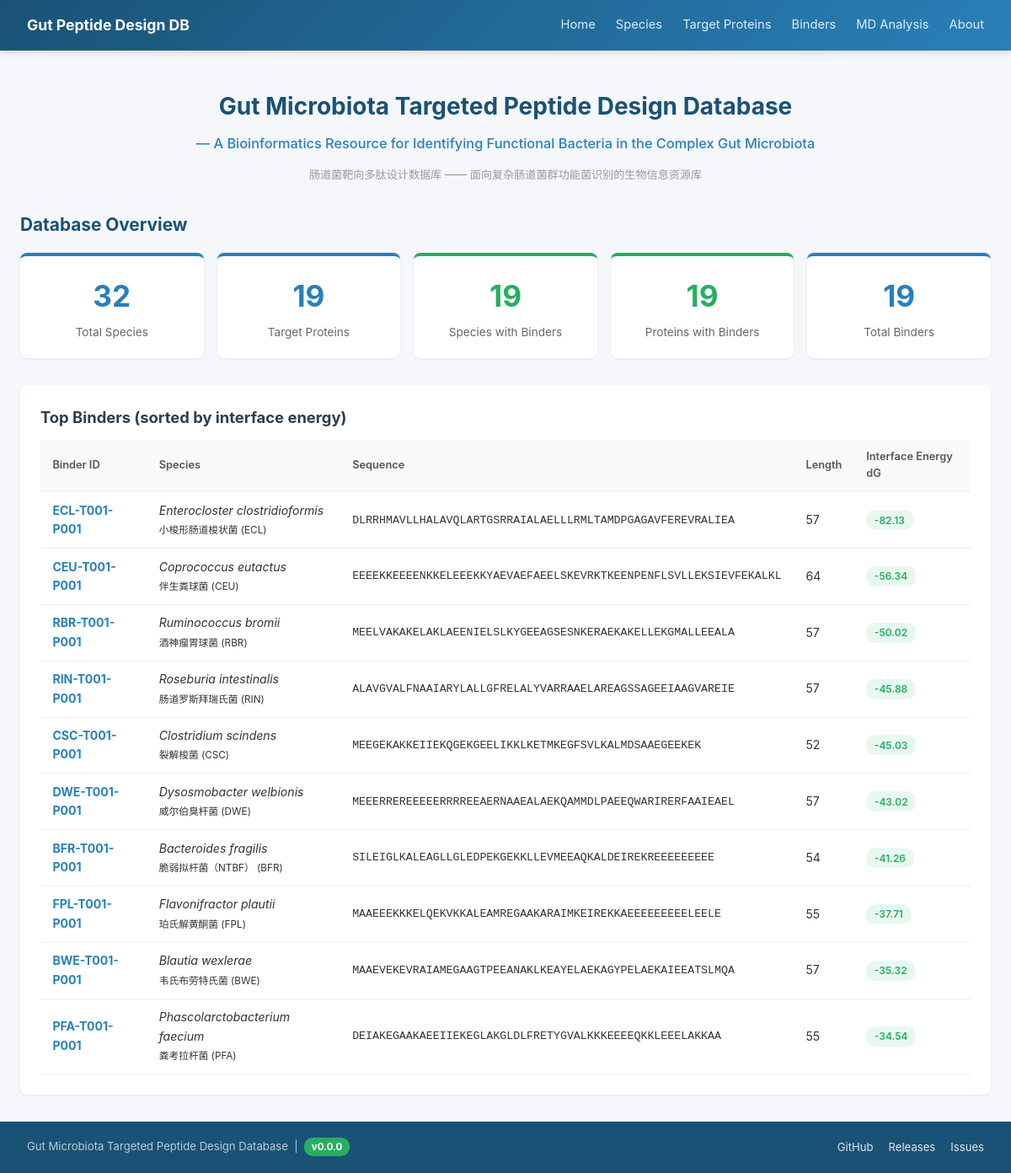
/, run on an earlier commit of the app's database.
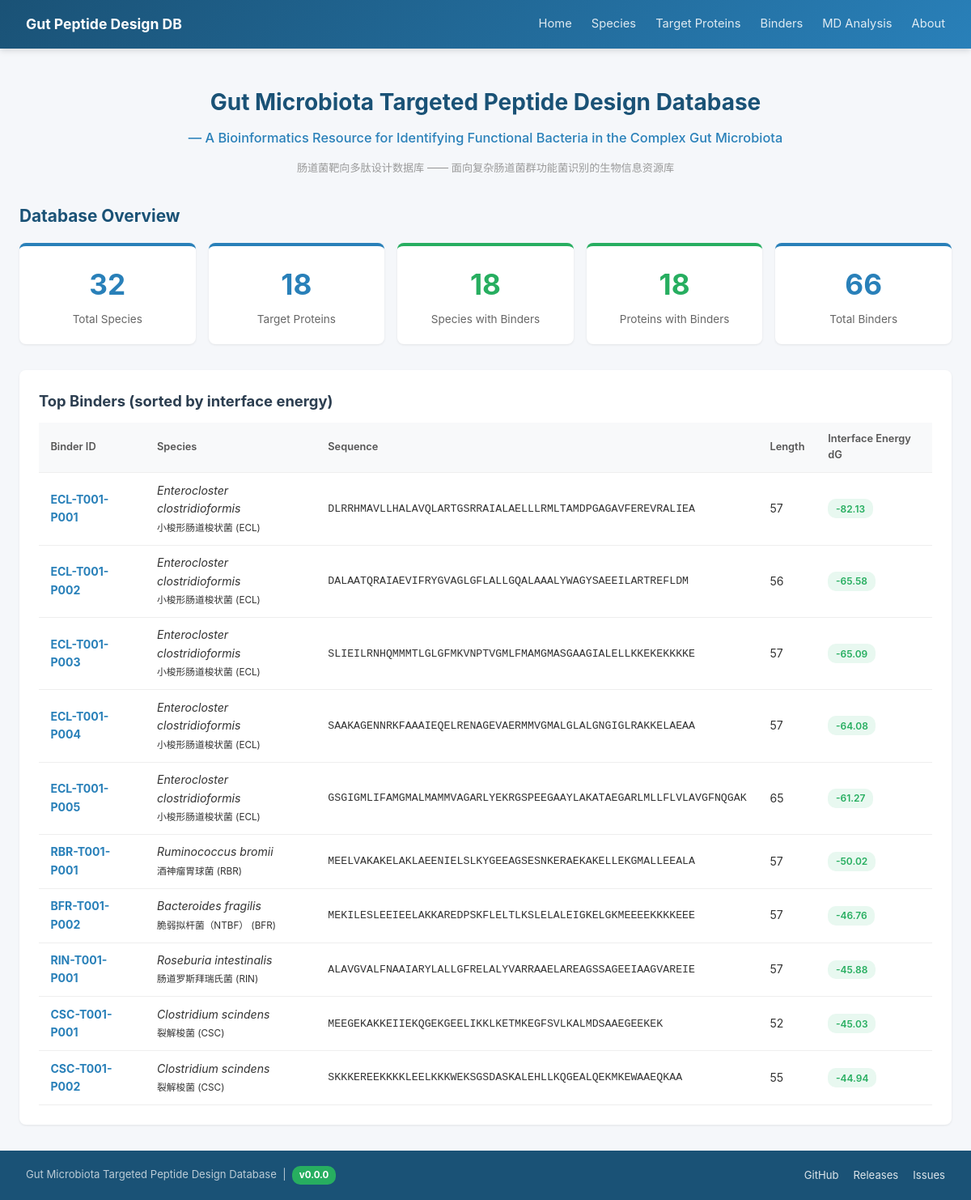
And on a later commit of the database.
### tables this page shows
CREATE TABLE Binder (
        Binder_ID       TEXT PRIMARY KEY,
        Species_ID      TEXT NOT NULL,
        Binder_Sequence TEXT,
        Length          INTEGER,
        Raw_Score       REAL,
        dG_sep_norm     REAL,
        dSASA_int       REAL,
        complex_norm    REAL,
        total_score     REAL,
        packstat        REAL,
        hbonds_int      INTEGER,
        pLDDT_total     REAL,
        pLDDT_binder    REAL,
        PAE_interaction REAL,
        binder_RMSD     REAL,
        target_RMSD     REAL,
        Sequence_File   TEXT,
        Structure_File  TEXT,
        Notes           TEXT,
        FOREIGN KEY (Species_ID) REFERENCES Species(Species_ID)
    );

CREATE TABLE Species (
        Species_ID      TEXT PRIMARY KEY,
        Scientific_Name TEXT NOT NULL,
        Chinese_Name    TEXT,
        Taxonomy_ID     INTEGER,
        Genome_Accession TEXT,
        Proteome_Source TEXT,
        Notes           TEXT
    );

### app.py (the view)
@app.route('/')
def index():
    db = get_db()
    s = {}
    s['species'] = db.execute("SELECT COUNT(*) FROM Species").fetchone()[0]
    s['proteins'] = db.execute("SELECT COUNT(*) FROM Target_Protein").fetchone()[0]
    s['binders'] = db.execute("SELECT COUNT(*) FROM Binder").fetchone()[0]
    s['success_species'] = db.execute("SELECT COUNT(DISTINCT Species_ID) FROM Binder").fetchone()[0]
    s['success_proteins'] = db.execute("""
        SELECT COUNT(DISTINCT p.Protein_ID) FROM Target_Protein p
        JOIN Binder b ON p.Species_ID = b.Species_ID
    """).fetchone()[0]
    recent = []
    if s['binders'] > 0:
        recent = db.execute("""
            SELECT b.*, s.Scientific_Name, s.Chinese_Name
            FROM Binder b JOIN Species s ON b.Species_ID = s.Species_ID
            ORDER BY b.Raw_Score ASC LIMIT 10
        """).fetchall()
    pending = db.execute("""
        SELECT Species_ID, Chinese_Name, Scientific_Name FROM Species
        WHERE Species_ID NOT IN (SELECT DISTINCT Species_ID FROM Binder)
        ORDER BY Species_ID
    """).fetchall()
    return render_template('index.html', stats=s, recent=recent, pending=pending)

### app.py (called while the page is built)
@app.context_processor
def inject_meta():
    return {'DB_VERSION': DB_VERSION, 'REPO_URL': REPO_URL}

def get_db():
    if 'db' not in g:
        g.db = sqlite3.connect(DB_PATH)
        g.db.row_factory = sqlite3.Row
    return g.db

### templates/index.html (shortened to what this page needs)
{% extends "base.html" %}
{% block content %}
<div style="text-align:center; padding:1rem 0 2rem;">
    <h1 style="font-size:1.75rem; color:#1a5276; margin-bottom:.7rem; line-height:1.35;">Gut Microbiota Targeted Peptide Design Database</h1>
    <p style="font-size:1.02rem; color:#2980b9; font-weight:500; margin-bottom:.9rem;">— A Bioinformatics Resource for Identifying Functional Bacteria in the Complex Gut Microbiota</p>
    <p style="font-size:.82rem; color:#999;">肠道菌靶向多肽设计数据库 —— 面向复杂肠道菌群功能菌识别的生物信息资源库</p>
</div>
<h2 style="font-size:1.3rem; color:#1a5276; margin-bottom:1rem;">Database Overview</h2>
<div class="stats-grid">
    <div class="stat-card"><div class="stat-number">{{ stats.species }}</div><div class="stat-label">Total Species</div></div>
    <div class="stat-card"><div class="stat-number">{{ stats.proteins }}</div><div class="stat-label">Target Proteins</div></div>
    <div class="stat-card stat-highlight"><div class="stat-number">{{ stats.success_species }}</div><div class="stat-label">Species with Binders</div></div>
    <div class="stat-card stat-highlight"><div class="stat-number">{{ stats.success_proteins }}</div><div class="stat-label">Proteins with Binders</div></div>
    <div class="stat-card"><div class="stat-number">{{ stats.binders }}</div><div class="stat-label">Total Binders</div></div>
</div>
{% if recent %}
<div class="card">
    <h2>Top Binders (sorted by interface energy)</h2>
    <table>
        <thead><tr><th>Binder ID</th><th>Species</th><th>Sequence</th><th>Length</th><th>Interface Energy dG</th></tr></thead>
        <tbody>
            {% for b in recent %}
            <tr>
                <td><a href="/binders/{{ b.Binder_ID }}"><strong>{{ b.Binder_ID }}</strong></a></td>
                <td><em>{{ b.Scientific_Name }}</em><br><small>{{ b.Chinese_Name }} ({{ b.Species_ID }})</small></td>
                <td style="font-family:monospace; font-size:.83rem;">{{ b.Binder_Sequence }}</td>
                <td>{{ b.Length or '-' }}</td>
                <td>
                    {% if b.Raw_Score %}
                    <span class="badge {% if b.Raw_Score < -6 %}badge-green{% elif b.Raw_Score < -4 %}badge-blue{% else %}badge-orange{% endif %}">
                        {{ "%.2f"|format(b.Raw_Score) }}
                    </span>{% else %}-{% endif %}
                </td>
            </tr>
            {% endfor %}
        </tbody>
    </table>
</div>
{% else %}
<div class="card empty-state">
    <p>No Binder data available.</p>
    <p style="font-size:.85rem;">Populate data/proteins.csv and data/binders.csv, then run <code>python batch_import.py</code></p>
</div>
{% endif %}
{% endblock %}

What changed in the data, as far as the page shows it:
removed Binder: Binder_ID "CEU-T001-P001", Scientific_Name "Coprococcus eutactus", Chinese_Name "伴生粪球菌", Species_ID "CEU", Binder_Sequence "EEEEKKEEEENKKELEEEKKYAEVAEFAEELSKEVRKTKEENPENFLSVLLEKSIEVFEKALKL", Length "64", Raw_Score "-56.34"
no longer on this page (row unchanged): Binder: Binder_ID "DWE-T001-P001", Scientific_Name "Dysosmobacter welbionis", Chinese_Name "威尔伯臭杆菌", Species_ID "DWE", Binder_Sequence "MEEERREREEEEERRRREEAERNAAEALAEKQAMMDLPAEEQWARIRERFAAIEAEL", Length "57", Raw_Score "-43.02"
no longer on this page (row unchanged): Binder: Binder_ID "BFR-T001-P001", Scientific_Name "Bacteroides fragilis", Chinese_Name "脆弱拟杆菌（NTBF）", Species_ID "BFR", Binder_Sequence "SILEIGLKALEAGLLGLEDPEKGEKKLLEVMEEAQKALDEIREKREEEEEEEEE", Length "54", Raw_Score "-41.26"
no longer on this page (row unchanged): Binder: Binder_ID "FPL-T001-P001", Scientific_Name "Flavonifractor plautii", Chinese_Name "珀氏解黄酮菌", Species_ID "FPL", Binder_Sequence "MAAEEEKKKELQEKVKKALEAMREGAAKARAIMKEIREKKAEEEEEEEEELEELE", Length "55", Raw_Score "-37.71"
no longer on this page (row unchanged): Binder: Binder_ID "BWE-T001-P001", Scientific_Name "Blautia wexlerae", Chinese_Name "韦氏布劳特氏菌", Species_ID "BWE", Binder_Sequence "MAAEVEKEVRAIAMEGAAGTPEEANAKLKEAYELAEKAGYPELAEKAIEEATSLMQA", Length "57", Raw_Score "-35.32"
no longer on this page (row unchanged): Binder: Binder_ID "PFA-T001-P001", Scientific_Name "Phascolarctobacterium faecium", Chinese_Name "粪考拉杆菌", Species_ID "PFA", Binder_Sequence "DEIAKEGAAKAEEIIEKEGLAKGLDLFRETYGVALKKKEEEEQKKLEEELAKKAA", Length "55", Raw_Score "-34.54"
added Binder: Binder_ID "ECL-T001-P002", Scientific_Name "Enterocloster clostridioformis", Chinese_Name "小梭形肠道梭状菌", Species_ID "ECL", Binder_Sequence "DALAATQRAIAEVIFRYGVAGLGFLALLGQALAAALYWAGYSAEEILARTREFLDM", Length "56", Raw_Score "-65.58"
added Binder: Binder_ID "ECL-T001-P003", Scientific_Name "Enterocloster clostridioformis", Chinese_Name "小梭形肠道梭状菌", Species_ID "ECL", Binder_Sequence "SLIEILRNHQMMMTLGLGFMKVNPTVGMLFMAMGMASGAAGIALELLKKEKEKKKKE", Length "57", Raw_Score "-65.09"
added Binder: Binder_ID "ECL-T001-P004", Scientific_Name "Enterocloster clostridioformis", Chinese_Name "小梭形肠道梭状菌", Species_ID "ECL", Binder_Sequence "SAAKAGENNRKFAAAIEQELRENAGEVAERMMVGMALGLALGNGIGLRAKKELAEAA", Length "57", Raw_Score "-64.08"
added Binder: Binder_ID "ECL-T001-P005", Scientific_Name "Enterocloster clostridioformis", Chinese_Name "小梭形肠道梭状菌", Species_ID "ECL", Binder_Sequence "GSGIGMLIFAMGMALMAMMVAGARLYEKRGSPEEGAAYLAKATAEGARLMLLFLVLAVGFNQGAK", Length "65", Raw_Score "-61.27"
added Binder: Binder_ID "BFR-T001-P002", Scientific_Name "Bacteroides fragilis", Chinese_Name "脆弱拟杆菌（NTBF）", Species_ID "BFR", Binder_Sequence "MEKILESLEEIEELAKKAREDPSKFLELTLKSLELALEIGKELGKMEEEEKKKKEEE", Length "57", Raw_Score "-46.76"
added Binder: Binder_ID "CSC-T001-P002", Scientific_Name "Clostridium scindens", Chinese_Name "裂解梭菌", Species_ID "CSC", Binder_Sequence "SKKKEREEKKKKLEELKKKWEKSGSDASKALEHLLKQGEALQEKMKEWAAEQKAA", Length "55", Raw_Score "-44.94"
Also different on the page:
{{ stats.proteins }}: "19" → "18"
{{ stats.success_species }}: "19" → "18"
{{ stats.success_proteins }}: "19" → "18"
{{ stats.binders }}: "19" → "66"
